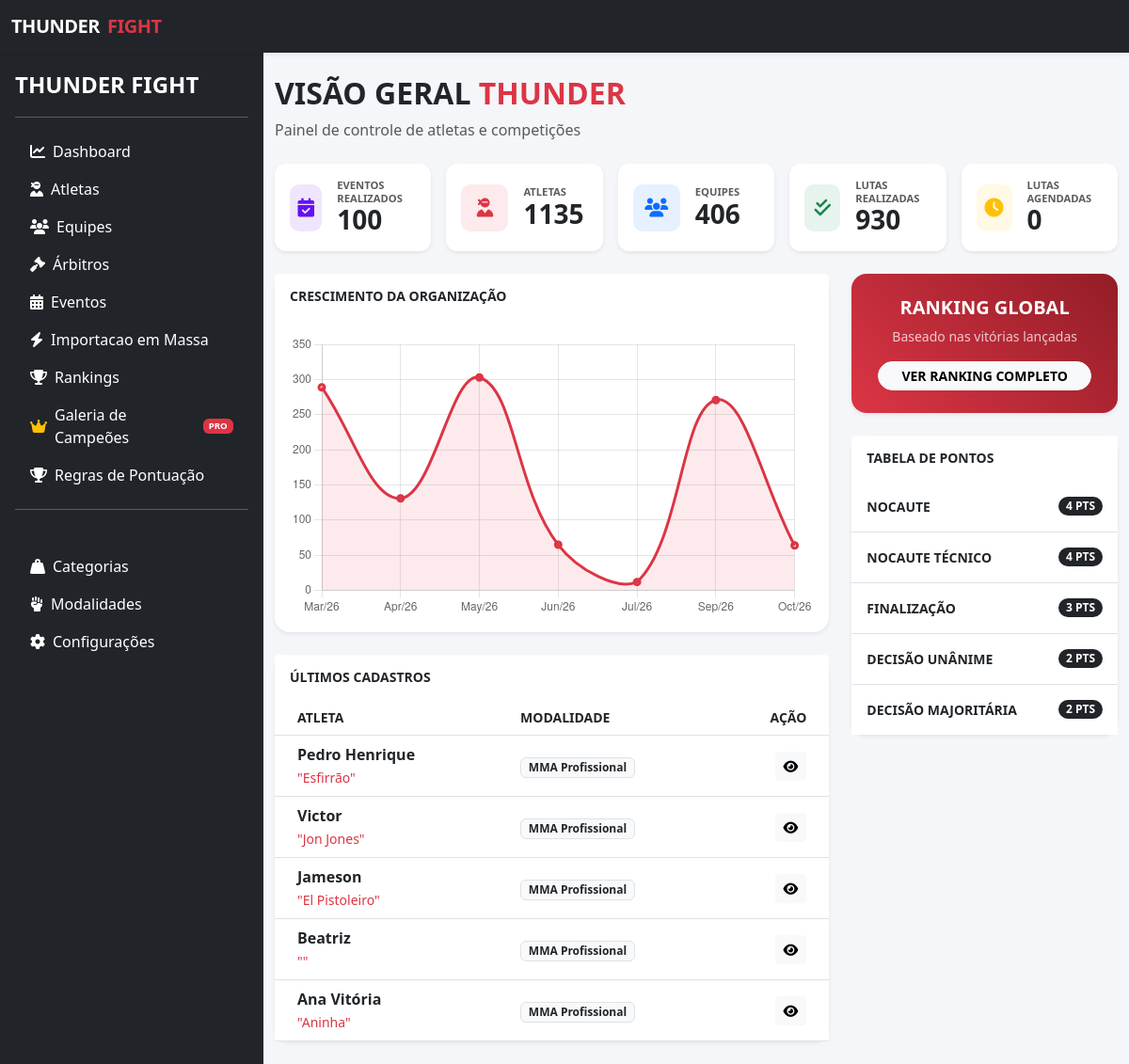
Screenshot of /public/ with the database file from the repository.
### tables this page shows
CREATE TABLE `atletas` (
  `id_atleta` int NOT NULL,
  `nome` varchar(200) DEFAULT NULL,
  `sobrenome` varchar(200) DEFAULT NULL,
  `apelido` varchar(80) DEFAULT NULL,
  `foto` varchar(255) DEFAULT 'default.jpg',
  `sexo` enum('M','F') DEFAULT NULL,
  `cpf` varchar(20) DEFAULT NULL,
  `rg` varchar(20) DEFAULT NULL,
  `nacionalidade` varchar(80) DEFAULT NULL,
  `data_nascimento` date DEFAULT NULL,
  `peso` decimal(6,2) DEFAULT NULL,
  `altura` decimal(5,2) DEFAULT NULL,
  `envergadura` decimal(5,2) DEFAULT NULL,
  `id_modalidade` int DEFAULT NULL,
  `id_categoria_peso` int DEFAULT NULL,
  `vitorias` int DEFAULT '0',
  `derrotas` int DEFAULT '0',
  `empates` int DEFAULT '0',
  `id_equipe` int DEFAULT NULL,
  `id_endereco` int DEFAULT NULL,
  `id_contato` int DEFAULT NULL,
  `ranking_pontos` int DEFAULT '0',
  `sherdog` varchar(255) DEFAULT NULL,
  `tapology` varchar(255) DEFAULT NULL,
  `slug` varchar(80) DEFAULT NULL,
  `status` enum('ativo','inativo','suspenso') DEFAULT 'ativo',
  `created_at` timestamp NULL DEFAULT CURRENT_TIMESTAMP,
  `data_cadastro` timestamp NULL DEFAULT CURRENT_TIMESTAMP
);

CREATE TABLE `modalidade` (
  `id_modalidade` int NOT NULL,
  `nome` varchar(100) DEFAULT NULL,
  `status` enum('ativo','inativo') DEFAULT 'ativo'
);

CREATE TABLE `regras_pontuacao` (
  `id_regra` int NOT NULL,
  `id_modalidade` int DEFAULT NULL,
  `resultado` enum('vitoria','derrota','empate') DEFAULT NULL,
  `id_metodo` int DEFAULT NULL,
  `pontos` int DEFAULT NULL
);

CREATE TABLE `metodos_vitoria` (
  `id_metodo` int NOT NULL,
  `nome` varchar(100) NOT NULL,
  `id_modalidade` int NOT NULL,
  `sigla` varchar(20) NOT NULL
);

### app/views/dashboard/index.php (the view, shortened to what the rows shown need)
<div class="container-fluid py-4">
    <div class="mb-4">
        <h2 class="fw-bold text-uppercase">Visão Geral <span class="text-danger">Thunder</span></h2>
    </div>
    <div class="row g-4">
        <div class="col-lg-8">
            <div class="card border-0 shadow-sm rounded-4">
                <div class="card-body p-0">
                    <div class="table-responsive">
                        <table class="table align-middle mb-0">
                            <thead class="bg-light">
                                <tr class="small text-muted text-uppercase">
                                    <th class="ps-4">Atleta</th>
                                    <th>Modalidade</th>
                                    <th class="text-end pe-4">Ação</th>
                                </tr>
                            </thead>
                            <tbody>
                                <?php foreach($recentes as $atleta): ?>
                                <tr>
                                    <td class="ps-4">
                                        <div class="fw-bold"><?= $atleta['nome'] ?></div>
                                        <small class="text-danger">"<?= $atleta['apelido'] ?>"</small>
                                    </td>
                                    <td><span class="badge bg-light text-dark border"><?= $atleta['modalidade_nome'] ?></span></td>
                                    <td class="text-end pe-4">
                                        <a href="/atletas/edit?id=<?= $atleta['id_atleta'] ?>" class="btn btn-sm btn-light"><i class="fas fa-eye"></i></a>
                                    </td>
                                </tr>
                                <?php endforeach; ?>
                            </tbody>
                        </table>
                    </div>
                </div>
            </div>
        </div>
        <div class="col-lg-4">
            <div class="card border-0 shadow-sm rounded-4">
                <div class="card-body p-0">
                    <div class="table-responsive">
                        <ul class="list-group list-group-flush">
                            <?php foreach($regras as $regra): ?>
                            <li class="list-group-item d-flex justify-content-between align-items-center py-3">
                                <span class="small fw-bold text-uppercase"><?= $regra['metodo_nome'] ?></span>
                                <span class="badge bg-dark rounded-pill"><?= $regra['pontos'] ?> PTS</span>
                            </li>
                            <?php endforeach; ?>
                        </ul>
                    </div>
                </div>
            </div>
        </div>
    </div>
</div>
<script>
    const ctx = document.getElementById('mainChart').getContext('2d');
    new Chart(ctx, {
        type: 'line',
        data: {
            labels: <?= $graficoLabels ?>,
            datasets: [{
                label: 'Atletas',
                data: <?= $graficoData ?>,
                borderColor: '#dc3545',
                backgroundColor: 'rgba(220, 53, 69, 0.1)',
                fill: true,
                tension: 0.4,
                borderWidth: 3
            }]
        },
        options: {
            responsive: true,
            maintainAspectRatio: false,
            plugins: { legend: { display: false } },
            scales: { y: { beginAtZero: true, ticks: { precision: 0 } } }
        }
    });
</script>

### rows the page displays
atletas: nome "Pedro Henrique", apelido "Esfirrão", id_modalidade.nome "MMA Profissional"
atletas: nome "Victor", apelido "Jon Jones", id_modalidade.nome "MMA Profissional"
atletas: nome "Jameson", apelido "El Pistoleiro", id_modalidade.nome "MMA Profissional"
atletas: nome "Beatriz", id_modalidade.nome "MMA Profissional"
atletas: nome "Ana Vitória", apelido "Aninha", id_modalidade.nome "MMA Profissional"
regras_pontuacao: id_metodo.nome "NOCAUTE", pontos "4"
regras_pontuacao: id_metodo.nome "NOCAUTE TÉCNICO", pontos "4"
regras_pontuacao: id_metodo.nome "FINALIZAÇÃO", pontos "3"
regras_pontuacao: id_metodo.nome "DECISÃO UNÂNIME", pontos "2"
regras_pontuacao: id_metodo.nome "DECISÃO MAJORITÁRIA", pontos "2"

### other values shown
$stats['eventosRealizados'] "100"
$stats['totalAtletas'] "1135"
$stats['totalEquipes'] "406"
$stats['lutasRealizadas'] "930"
$stats['lutasAgendadas'] "0"
chart data {{ $graficoData }} [289,131,303,65,12,271,64]
